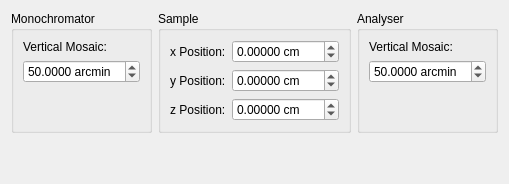
     <widget class="QWidget" name="tab">
      <attribute name="title">
       <string>Eckold-Sobolev Params</string>
      </attribute>
      <layout class="QGridLayout" name="gridLayout_9">
       <item row="0" column="2">
        <widget class="QGroupBox" name="groupBox_18">
         <property name="sizePolicy">
          <sizepolicy hsizetype="Preferred" vsizetype="Preferred">
           <horstretch>0</horstretch>
           <verstretch>0</verstretch>
          </sizepolicy>
         </property>
         <property name="title">
          <string>Analyser</string>
         </property>
         <layout class="QFormLayout" name="formLayout_25">
          <property name="fieldGrowthPolicy">
           <enum>QFormLayout::AllNonFixedFieldsGrow</enum>
          </property>
          <item row="1" column="0" colspan="2">
           <widget class="QDoubleSpinBox" name="spinAnaMosaicV">
            <property name="suffix">
             <string> arcmin</string>
            </property>
            <property name="decimals">
             <number>4</number>
            </property>
            <property name="maximum">
             <double>999.000000000000000</double>
            </property>
            <property name="value">
             <double>50.000000000000000</double>
            </property>
           </widget>
          </item>
          <item row="0" column="0" colspan="2">
           <widget class="QLabel" name="label_62">
            <property name="text">
             <string>Vertical Mosaic:</string>
            </property>
           </widget>
          </item>
         </layout>
        </widget>
       </item>
       <item row="0" column="1">
        <widget class="QGroupBox" name="groupBox_19">
         <property name="title">
          <string>Sample</string>
         </property>
         <layout class="QFormLayout" name="formLayout_26">
          <property name="fieldGrowthPolicy">
           <enum>QFormLayout::AllNonFixedFieldsGrow</enum>
          </property>
          <item row="0" column="0">
           <widget class="QLabel" name="label_58">
            <property name="text">
             <string>x Position:</string>
            </property>
           </widget>
          </item>
          <item row="0" column="1">
           <widget class="QDoubleSpinBox" name="spinSamplePosX">
            <property name="suffix">
             <string> cm</string>
            </property>
            <property name="decimals">
             <number>5</number>
            </property>
            <property name="minimum">
             <double>-999.000000000000000</double>
            </property>
            <property name="maximum">
             <double>999.000000000000000</double>
            </property>
            <property name="singleStep">
             <double>0.010000000000000</double>
            </property>
            <property name="value">
             <double>0.000000000000000</double>
            </property>
           </widget>
          </item>
          <item row="1" column="0">
           <widget class="QLabel" name="label_60">
            <property name="text">
             <string>y Position:</string>
            </property>
           </widget>
          </item>
          <item row="1" column="1">
           <widget class="QDoubleSpinBox" name="spinSamplePosY">
            <property name="suffix">
             <string> cm</string>
            </property>
            <property name="decimals">
             <number>5</number>
            </property>
            <property name="minimum">
             <double>-999.000000000000000</double>
            </property>
            <property name="maximum">
             <double>999.000000000000000</double>
            </property>
            <property name="singleStep">
             <double>0.010000000000000</double>
            </property>
            <property name="value">
             <double>0.000000000000000</double>
            </property>
           </widget>
          </item>
          <item row="2" column="0">
           <widget class="QLabel" name="label_61">
            <property name="text">
             <string>z Position:</string>
            </property>
           </widget>
          </item>
          <item row="2" column="1">
           <widget class="QDoubleSpinBox" name="spinSamplePosZ">
            <property name="suffix">
             <string> cm</string>
            </property>
            <property name="decimals">
             <number>5</number>
            </property>
            <property name="minimum">
             <double>-999.000000000000000</double>
            </property>
            <property name="maximum">
             <double>999.000000000000000</double>
            </property>
            <property name="singleStep">
             <double>0.010000000000000</double>
            </property>
            <property name="value">
             <double>0.000000000000000</double>
            </property>
           </widget>
          </item>
         </layout>
        </widget>
       </item>
       <item row="0" column="0">
        <widget class="QGroupBox" name="groupBox_7">
         <property name="sizePolicy">
          <sizepolicy hsizetype="Preferred" vsizetype="Preferred">
           <horstretch>0</horstretch>
           <verstretch>0</verstretch>
          </sizepolicy>
         </property>
         <property name="title">
          <string>Monochromator</string>
         </property>
         <layout class="QFormLayout" name="formLayout_24">
          <property name="fieldGrowthPolicy">
           <enum>QFormLayout::AllNonFixedFieldsGrow</enum>
          </property>
          <item row="1" column="0" colspan="2">
           <widget class="QDoubleSpinBox" name="spinMonoMosaicV">
            <property name="suffix">
             <string> arcmin</string>
            </property>
            <property name="decimals">
             <number>4</number>
            </property>
            <property name="maximum">
             <double>999.000000000000000</double>
            </property>
            <property name="value">
             <double>50.000000000000000</double>
            </property>
           </widget>
          </item>
          <item row="0" column="0" colspan="2">
           <widget class="QLabel" name="label_59">
            <property name="text">
             <string>Vertical Mosaic:</string>
            </property>
           </widget>
          </item>
         </layout>
        </widget>
       </item>
       <item row="1" column="1">
        <spacer name="verticalSpacer">
         <property name="orientation">
          <enum>Qt::Vertical</enum>
         </property>
         <property name="sizeHint" stdset="0">
          <size>
           <width>20</width>
           <height>40</height>
          </size>
         </property>
        </spacer>
       </item>
      </layout>
     </widget>
